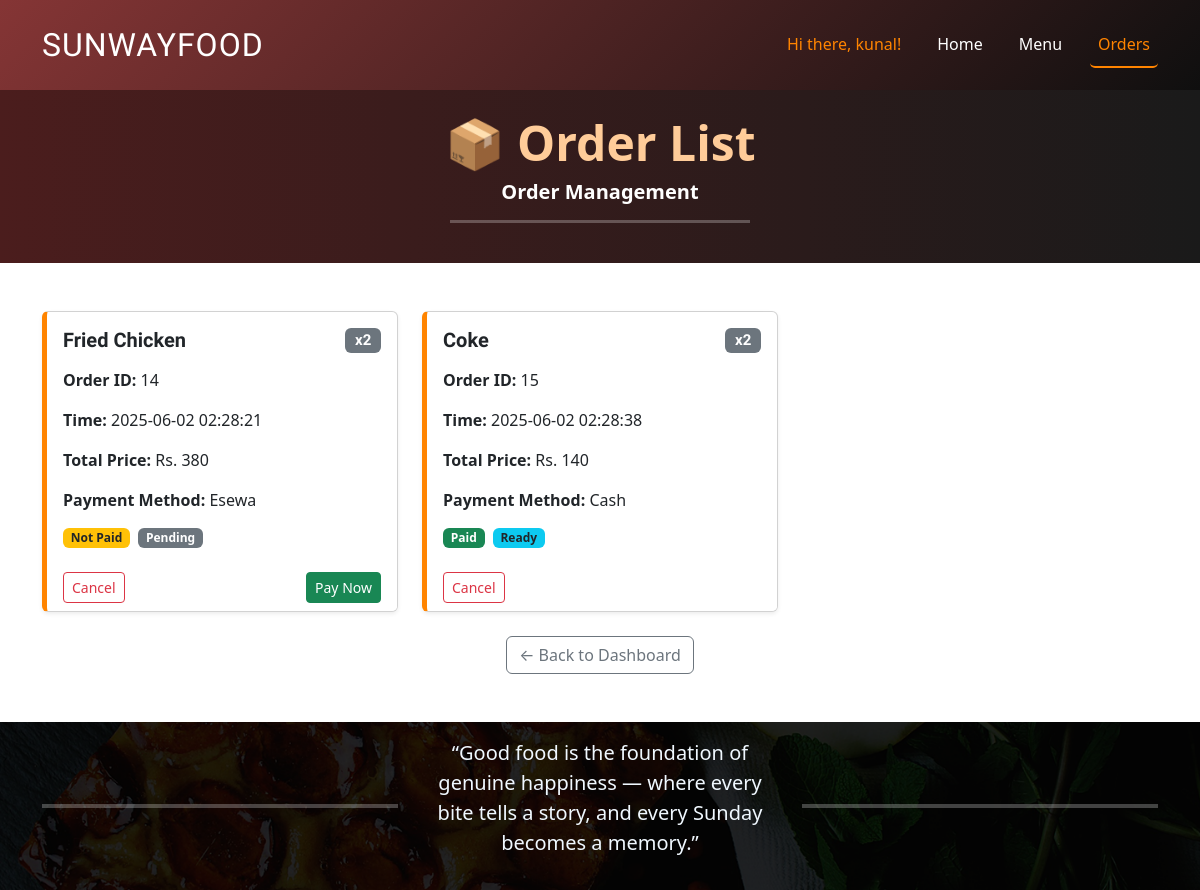
The app's page /php_Project/phpScripts/myOrders.php (signed in) with its own data.
### tables this page shows
CREATE TABLE `order_items` (
  `id` int(11) NOT NULL AUTO_INCREMENT,
  `order_id` int(11) DEFAULT NULL,
  `item_id` int(11) DEFAULT NULL,
  `quantity` int(11) DEFAULT NULL,
  PRIMARY KEY (`id`),
  KEY `order_id` (`order_id`),
  KEY `item_id` (`item_id`),
  CONSTRAINT `order_items_ibfk_1` FOREIGN KEY (`order_id`) REFERENCES `orders` (`id`),
  CONSTRAINT `order_items_ibfk_2` FOREIGN KEY (`item_id`) REFERENCES `menu_items` (`id`)
);

CREATE TABLE `menu_items` (
  `id` int(11) NOT NULL AUTO_INCREMENT,
  `name` varchar(100) NOT NULL,
  `category_id` int(11) DEFAULT NULL,
  `price` decimal(10,2) NOT NULL,
  `description` text DEFAULT NULL,
  `image_path` varchar(255) DEFAULT NULL,
  PRIMARY KEY (`id`),
  KEY `category_id` (`category_id`),
  CONSTRAINT `menu_items_ibfk_1` FOREIGN KEY (`category_id`) REFERENCES `categories` (`id`)
);

CREATE TABLE `orders` (
  `id` int(11) NOT NULL AUTO_INCREMENT,
  `user_id` int(11) DEFAULT NULL,
  `order_time` timestamp NOT NULL DEFAULT current_timestamp(),
  `total_price` int(11) DEFAULT NULL,
  `status` enum('Pending','Preparing','Ready') DEFAULT 'Pending',
  `pay_method` enum('Cash','esewa') DEFAULT 'Cash',
  `payment` varchar(20) DEFAULT 'Not Paid',
  PRIMARY KEY (`id`),
  KEY `user_id` (`user_id`),
  CONSTRAINT `orders_ibfk_1` FOREIGN KEY (`user_id`) REFERENCES `users` (`id`)
);

### php_Project/phpScripts/myOrders.php (the view, shortened to what this page needs)
<?php
    include ('../includes/dbconn.php');
    $isLoggedIn = isset($_SESSION['name']);
    $Name = $isLoggedIn ? $_SESSION['name'] : '';
    $student_id = $_SESSION['user_id'];
    $select_query = "SELECT o.id AS order_id,mi.id as item_id, o.order_time, o.total_price, o.status, o.pay_method, o.payment, mi.name AS food_name, oi.quantity FROM orders o JOIN order_items oi ON o.id = oi.order_id JOIN menu_items mi ON oi.item_id = mi.id WHERE o.user_id = $student_id ORDER BY o.order_time;";
    $result = mysqli_query($dbconn, $select_query);
?>
<!DOCTYPE html>
<html lang="en">
<head>
    <link href="https://cdn.jsdelivr.net/npm/bootstrap@5.3.3/dist/css/bootstrap.min.css" rel="stylesheet">
    <link href="../css/main.css" rel="stylesheet">
</head>
<body>
    <nav class="navbar navbar-expand-lg bg-dark navbar-dark py-3 main-page-nav">
        <div class="container">
        <a class="navbar-brand" href="../index.php">SUNWAYFOOD</a>
        <div class="collapse navbar-collapse" id="navbarNav">
            <ul class="navbar-nav ms-auto">
        <?php if ($isLoggedIn): ?>
            <li class="nav-item">
                <span class="nav-link nochange">Hi there, <?= htmlspecialchars($Name) ?>!</span>
            </li>
        <?php endif; ?>
            <li class="nav-item">
                <a class="nav-link" href="../index.php">Home</a>
            </li>
            <li class="nav-item">
                <a class="nav-link" href="<?= $isLoggedIn ? 'admin_main.php' : 'login.php' ?>">Menu</a>
            </li>
            <li class="nav-item">
                <a class="nav-link active" href="<?= $isLoggedIn ? 'allOrders.php' : 'login.php' ?>">Orders</a>
            </li>
            </ul>
        </div>
        </div>
    </nav>
    <div class="text-center py-4 order-head mb-5" style="background: linear-gradient(to right, #4B1D1D, #1a1a1a); color: #ffcc99;">
        <h1 class="fw-bold display-5">📦 Order List</h1>
        <h5 class="fw-semibold" >Order Management</h5>
        <hr class="w-25 mx-auto" style="border-top: 3px solid #fff;">
    </div>
    <div class="container mb-5">
        <?php if (mysqli_num_rows($result) > 0): ?>
            <div class="row row-cols-1 row-cols-md-2 row-cols-lg-3 g-4">
                <?php while ($row = mysqli_fetch_assoc($result)) : ?>
                    <div class="col">
                        <div class="card h-100 shadow-sm card-left-style">
                            <div class="card-body">
                                <h5 class="card-title mb-3">
                                    <strong><?= htmlspecialchars($row['food_name']) ?></strong>
                                    <span class="badge bg-secondary float-end">x<?= $row['quantity'] ?></span>
                                </h5>
                                <p class="card-text"><strong>Order ID:</strong> <?= $row['order_id'] ?></p>
                                <p class="card-text"><strong>Time:</strong> <?= $row['order_time'] ?></p>
                                <p class="card-text"><strong>Total Price:</strong> Rs. <?= $row['total_price'] ?></p>
                                <p class="card-text"><strong>Payment Method:</strong> <?= ucfirst($row['pay_method']) ?></p>
                                <div class="d-flex flex-wrap gap-2 mt-3">
                                    <span class="badge <?= $row['payment'] == 'Paid' ? 'bg-success' : 'bg-warning text-dark' ?>">
                                        <?= $row['payment'] ?>
                                    </span>
                                    <span class="badge
                                        <?php
                                            if ($row['status'] == 'Delivered') echo 'bg-success';
                                            elseif ($row['status'] == 'Ready') echo 'bg-info text-dark';
                                            elseif ($row['status'] == 'Preparing') echo 'bg-primary';
                                            else echo 'bg-secondary';
                                        ?>">
                                        <?= $row['status'] ?>
                                    </span>
                                </div>
                            </div>
                            <div class="card-footer bg-white border-0 d-flex justify-content-between">
                                <?php if (($row['payment']=='Not Paid' && ($row['status']=='Ready' || $row['status']=='Preparing')) || ($row['payment']=='Paid' && $row['status']=='Preparing')): ?>
                                    <button class="btn btn-outline-secondary btn-sm" disabled>Cancel</button>
                                <?php else: ?>
                                    <a href="cancelOrder.php?order_id=<?= $row['order_id'] ?>&item_id=<?= $row['item_id'] ?>" class="btn btn-outline-danger btn-sm">Cancel</a>
                                <?php endif; ?>
                                <?php if ($row['pay_method'] == 'esewa' && $row['payment'] == 'Not Paid'): ?>
                                    <a href="pay.php?order_id=<?= $row['order_id'] ?>&food_name=<?= urlencode($row['food_name']) ?>&price=<?= $row['total_price'] ?>" class="btn btn-success btn-sm">Pay Now</a>
                                <?php endif; ?>
                            </div>
                        </div>
                    </div>
                <?php endwhile; ?>
            </div>
        <?php else: ?>
            <p class="text-center text-muted">No orders found.</p>
            <div style="height: 200px;"></div>
        <?php endif; ?>
        <div class="text-center mt-4">
            <a href="student_main.php" class="btn btn-outline-secondary">← Back to Dashboard</a>
        </div>
    </div>
    <div class="alternate">
        <div class="container">
            <div class="row">
                <div class="col hr">
                    <hr style="border: none; height: 4px; background-color:rgb(255, 255, 255);">
                </div>
                <div class="col quote">
                    <div class="quote-box text-center my-3">
                        <blockquote class="blockquote">
                            <p class="mb-0">“Good food is the foundation of genuine happiness — where every bite tells a story, and every Sunday becomes a memory.”</p>
                        </blockquote>
                    </div>
                </div>
                <div class="col hr">
                    <hr style="border: none; height: 4px; background-color:rgb(255, 255, 255);">
                </div>
            </div>
        </div>
    </div>
</body>
</html>

### php_Project/css/main.css (style rules this page uses)
body { overflow-x: hidden; background:#ffffff; min-width: 350px; }
.card-left-style { border-left: 5px solid #ff8400; }
.navbar { background: linear-gradient(135deg, #853535, #0f0f0f); }
.nav-link.nochange { color: #ff8400 !important; border-radius: 5px; }
.navbar-brand { font-family: 'Nova Cut', cursive !important; font-size: 32px; letter-spacing: 1px; }
.card-title { font-family: 'Nova Cut', cursive !important; }
.nav-link { font-size: 16px; }
.collapse ul { gap: 20px; }
.nav-link { color: white; padding: 10px; }
.nav-link.active { color: #ff8400 !important; border-bottom: 2px solid #ff8400; border-radius: 5px; }
.col { display: flex; flex-direction: column; justify-content: center; z-index: 1000; }
.text, h5 { color: aliceblue; }
.alternate { background-image: url('../image/bg.png'); background-size: cover; background-position: center; background-repeat: no-repeat; }
.order-head { width: 100%; }
.order-head h5 { color: #ffffff; }
.order-head hr { background-color: #ffffff; }
.blockquote { color: aliceblue; }
.col hr { z-index: 1000; }

### records on screen
order_items: item.name "Fried Chicken", quantity "2", order "14", order.order_time "2025-06-02 02:28:21", order.total_price "380", order.pay_method "Esewa", order.payment "Not Paid", order.status "Pending"
order_items: item.name "Coke", quantity "2", order "15", order.order_time "2025-06-02 02:28:38", order.total_price "140", order.pay_method "Cash", order.payment "Paid", order.status "Ready"

### other values on screen
$Name "kunal"
